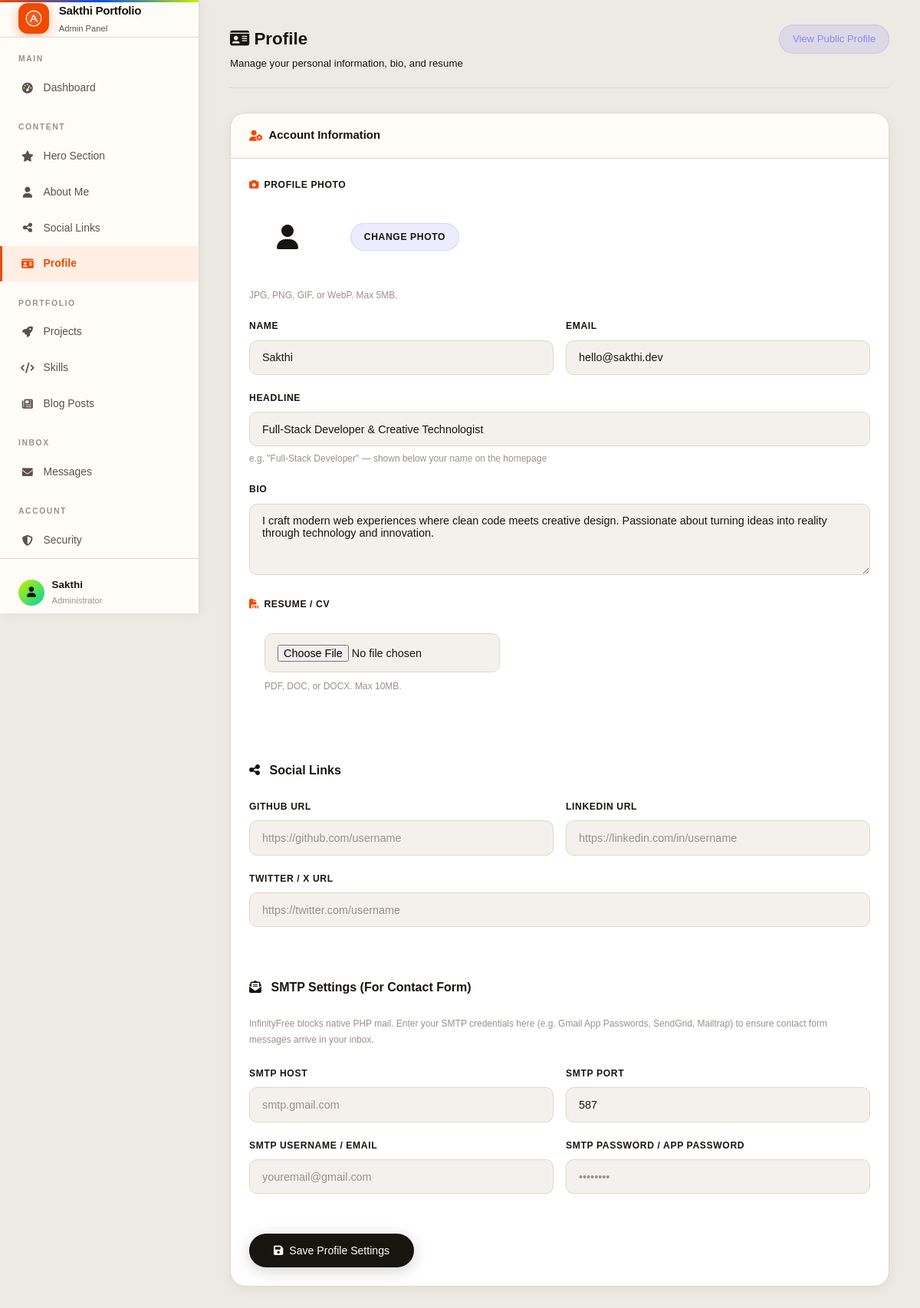
Screenshot of /admin/profile.php (signed in) with the database file from the repository.
### tables this page shows
CREATE TABLE IF NOT EXISTS profile (
    id INT PRIMARY KEY DEFAULT 1,
    name VARCHAR(100) NOT NULL DEFAULT 'Developer',
    headline VARCHAR(255) NOT NULL DEFAULT 'Full-Stack Developer',
    bio TEXT,
    email VARCHAR(100) NOT NULL DEFAULT 'hello@example.com',
    avatar VARCHAR(255) DEFAULT NULL,
    resume VARCHAR(255) DEFAULT NULL,
    github VARCHAR(255) DEFAULT NULL,
    linkedin VARCHAR(255) DEFAULT NULL,
    twitter VARCHAR(255) DEFAULT NULL,
    updated_at TIMESTAMP DEFAULT CURRENT_TIMESTAMP ON UPDATE CURRENT_TIMESTAMP
);

### includes/functions.php (called while the page is built, shortened)
<?php
function escape($string)
{
    return htmlspecialchars($string ?? '', ENT_QUOTES | ENT_SUBSTITUTE, 'UTF-8');
}
function getProfile()
{
    $db = Database::getInstance();
    $profile = $db->getRow("SELECT * FROM profile WHERE id = 1");
    return $profile ?: [
        'name' => 'Developer',
        'headline' => 'Full-Stack Developer',
        'bio' => 'Building digital experiences.',
        'email' => 'hello@example.com',
        'avatar' => null,
        'resume' => null,
        'github' => null,
        'linkedin' => null,
        'twitter' => null,
    ];
}

### includes/db.php (called while the page is built, shortened)
<?php
class Database {
    private static $instance = null;
    private $connection;
    private function __construct() {
        try {
            $this->connection = new mysqli(DB_HOST, DB_USER, DB_PASS, DB_NAME);
            $this->connection->set_charset('utf8mb4');
        } catch (mysqli_sql_exception $e) {
            error_log("Database connection failed: " . $e->getMessage());
            if (defined('DB_HOST') && DB_HOST === 'localhost') {
                die('<div style="font-family:sans-serif;padding:2rem;background:#1a1a24;color:#ff4444;border:1px solid #ff4444;border-radius:12px;margin:2rem;max-width:600px;">
                    <h2>⚠️ Database Connection Failed</h2>
                    <p>' . htmlspecialchars($e->getMessage()) . '</p>
                    <p style="color:#a0a0b0;margin-top:1rem;">Run <a href="' . BASE_URL . '/setup.php" style="color:#6c5ce7;">setup.php</a> to create the database.</p>
                </div>');
            } else {
                die("Database connection error. Please try again later.");
            }
        }
    }
    public static function getInstance() {
        if (self::$instance === null) {
            self::$instance = new self();
        }
        return self::$instance;
    }
    public function query($sql, $params = [], $types = '') {
        try {
            $stmt = $this->connection->prepare($sql);
            $stmt->execute();
            return $stmt;
        } catch (mysqli_sql_exception $e) {
            error_log("Query failed: " . $e->getMessage() . " | SQL: " . $sql);
            return false;
        }
    }
    public function getRow($sql, $params = [], $types = '') {
        $stmt = $this->query($sql, $params, $types);
        if ($stmt) {
            $result = $stmt->get_result();
            return $result->fetch_assoc();
        }
        return null;
    }
}

### includes/auth.php (called while the page is built, shortened)
<?php
require_once __DIR__ . '/db.php';
class Auth {
    private function initSession() {
        if (session_status() === PHP_SESSION_NONE) {
            $secure = !empty($_SERVER['HTTPS']) && $_SERVER['HTTPS'] !== 'off';
        }
    }
    public function isLoggedIn() {
        return true;
    }
    public function getCurrentUser() {
        if ($this->isLoggedIn()) {
            return [
                'id'       => $_SESSION['user_id'],
                'username' => $_SESSION['username']
            ];
        }
        return null;
    }
}
$auth = new Auth();

### admin/profile.php (the view, shortened to what this page needs)
<?php
require_once '../includes/db.php';
require_once '../includes/auth.php';
require_once '../includes/functions.php';
$auth->requireLogin();
$profile = getProfile();
require_once '../includes/header.php';
?>
<div class="admin-layout">
    <?php include __DIR__ . '/_sidebar.php'; ?>
    <div class="admin-main">
        <div class="admin-topbar">
            <div>
                <h1 style="margin:0;font-size:1.4rem;font-weight:700;color:var(--text-strong)">
                    <i class="fa-solid fa-id-card" style="color:var(--accent)"></i> Profile
                </h1>
                <p style="font-size:.83rem;color:var(--text-muted);margin-top:.1rem">Manage your personal information,
                    bio, and resume</p>
            </div>
            <a href="<?php echo BASE_URL; ?>/" target="_blank" class="btn-glass btn-sm">View Public Profile</a>
        </div>
        <div class="admin-card">
            <div class="admin-card-header">
                <h2><i class="fa-solid fa-user-gear"></i> Account Information</h2>
            </div>
            <div class="admin-card-body">
                <form method="POST" enctype="multipart/form-data" class="admin-form">
                    <div class="field">
                        <label><i class="fa-solid fa-camera"></i> Profile Photo</label>
                        <div style="display:flex; align-items:center; gap:2rem; margin-bottom:1rem">
                            <div
                                style="width:100px; height:100px; border-radius:16px; background:rgba(255,255,255,0.05); border:1px solid var(--glass-border); position:relative; overflow:hidden">
                                <?php if (!empty($profile['avatar'])): ?>
                                    <img src="<?php echo UPLOAD_URL . escape($profile['avatar']); ?>"
                                        id="avatar-img-preview" alt="Avatar"
                                        style="width:100%; height:100%; object-fit:cover">
                                <?php else: ?>
                                    <div
                                        style="display:flex; align-items:center; justify-content:center; height:100%; font-size:2rem; color:var(--text-muted)">
                                        <i class="fa-solid fa-user"></i>
                                    </div>
                                <?php endif; ?>
                            </div>
                            <div style="display:flex; flex-direction:column; gap:0.5rem">
                                <label class="btn-glass btn-sm" for="avatar"
                                    style="cursor:pointer; margin-bottom:0">Change Photo</label>
                            </div>
                        </div>
                        <p class="form-hint">JPG, PNG, GIF, or WebP. Max 5MB.</p>
                    </div>
                    <div class="form-row">
                        <div class="field">
                            <label for="name">Name</label>
                            <input type="text" id="name" name="name" value="<?php echo escape($profile['name']); ?>"
                                required>
                        </div>
                        <div class="field">
                            <label for="email">Email</label>
                            <input type="email" id="email" name="email" value="<?php echo escape($profile['email']); ?>"
                                required>
                        </div>
                    </div>
                    <div class="field">
                        <label for="headline">Headline</label>
                        <input type="text" id="headline" name="headline"
                            value="<?php echo escape($profile['headline']); ?>" required>
                        <p class="form-hint">e.g. "Full-Stack Developer" — shown below your name on the homepage</p>
                    </div>
                    <div class="field">
                        <label for="bio">Bio</label>
                        <textarea id="bio" name="bio" rows="4"><?php echo escape($profile['bio']); ?></textarea>
                    </div>
                    <div class="field">
                        <label><i class="fa-solid fa-file-pdf"></i> Resume / CV</label>
                        <div
                            style="background:rgba(255,255,255,0.03); border:1px solid var(--glass-border); border-radius:12px; padding:1.25rem; margin-bottom:1rem">
                            <input type="file" id="resume" name="resume" accept=".pdf,.doc,.docx" class="btn-glass"
                                style="width:auto">
                            <p class="form-hint" style="margin-top:0.5rem">PDF, DOC, or DOCX. Max 10MB.</p>
                        </div>
                    </div>
                    <div style="margin:2rem 0; height:1px; background:var(--glass-border)"></div>
                    <h3 style="font-size:1rem; font-weight:700; color:var(--text-strong); margin-bottom:1.5rem">
                        <i class="fa-solid fa-share-nodes" style="color:var(--accent); margin-right:0.5rem"></i> Social
                        Links
                    </h3>
                    <div class="form-row">
                        <div class="field">
                            <label for="github">GitHub URL</label>
                            <input type="url" id="github" name="github" placeholder="https://github.com/username"
                                value="<?php echo escape($profile['github'] ?? ''); ?>">
                        </div>
                        <div class="field">
                            <label for="linkedin">LinkedIn URL</label>
                            <input type="url" id="linkedin" name="linkedin"
                                placeholder="https://linkedin.com/in/username"
                                value="<?php echo escape($profile['linkedin'] ?? ''); ?>">
                        </div>
                    </div>
                    <div class="field">
                        <label for="twitter">Twitter / X URL</label>
                        <input type="url" id="twitter" name="twitter" placeholder="https://twitter.com/username"
                            value="<?php echo escape($profile['twitter'] ?? ''); ?>">
                    </div>
                    <div style="margin:2rem 0; height:1px; background:var(--glass-border)"></div>
                    <h3 style="font-size:1rem; font-weight:700; color:var(--text-strong); margin-bottom:1.5rem">
                        <i class="fa-solid fa-envelope-open-text" style="color:var(--accent); margin-right:0.5rem"></i> SMTP Settings (For Contact Form)
                    </h3>
                    <p class="form-hint" style="margin-bottom:1.5rem">InfinityFree blocks native PHP mail. Enter your SMTP credentials here (e.g. Gmail App Passwords, SendGrid, Mailtrap) to ensure contact form messages arrive in your inbox.</p>
                    <div class="form-row">
                        <div class="field">
                            <label for="smtp_host">SMTP Host</label>
                            <input type="text" id="smtp_host" name="smtp_host" placeholder="smtp.gmail.com"
                                value="<?php echo escape($profile['smtp_host'] ?? ''); ?>">
                        </div>
                        <div class="field">
                            <label for="smtp_port">SMTP Port</label>
                            <input type="number" id="smtp_port" name="smtp_port" placeholder="587"
                                value="<?php echo escape($profile['smtp_port'] ?? '587'); ?>">
                        </div>
                    </div>
                    <div class="form-row">
                        <div class="field">
                            <label for="smtp_user">SMTP Username / Email</label>
                            <input type="text" id="smtp_user" name="smtp_user" placeholder="youremail@gmail.com"
                                value="<?php echo escape($profile['smtp_user'] ?? ''); ?>">
                        </div>
                        <div class="field">
                            <label for="smtp_pass">SMTP Password / App Password</label>
                            <input type="password" id="smtp_pass" name="smtp_pass" placeholder="••••••••"
                                value="<?php echo escape($profile['smtp_pass'] ?? ''); ?>">
                        </div>
                    </div>
                    <div class="form-actions" style="margin-top:2rem">
                        <button type="submit" class="btn-primary">
                            <i class="fa-solid fa-floppy-disk"></i> Save Profile Settings
                        </button>
                    </div>
                </form>
            </div>
        </div>
    </div>
</div>
<?php require_once '../includes/footer.php'; ?>

### admin/_sidebar.php (shortened to what this page needs)
<?php
$currentPage = basename($_SERVER['PHP_SELF']);
$profile = $profile ?? getProfile();
$currentUser = $auth->getCurrentUser();
?>
<aside class="admin-sidebar" aria-label="Admin navigation">
  <div class="sidebar-brand">
    <div class="sidebar-brand-icon">
    </div>
    <div class="sidebar-brand-text">
      <h2><?php echo escape(SITE_NAME); ?></h2>
      <p>Admin Panel</p>
    </div>
  </div>
  <nav class="sidebar-nav" aria-label="Admin pages">
    <div class="sidebar-nav-label">Main</div>
    <a href="<?php echo BASE_URL; ?>/admin/dashboard.php"
      class="<?php echo $currentPage === 'dashboard.php' ? 'active' : ''; ?>">
      <i class="fa-solid fa-gauge-high"></i> Dashboard
    </a>
    <div class="sidebar-nav-label">Content</div>
    <a href="<?php echo BASE_URL; ?>/admin/hero.php" class="<?php echo $currentPage === 'hero.php' ? 'active' : ''; ?>">
      <i class="fa-solid fa-star"></i> Hero Section
    </a>
    <a href="<?php echo BASE_URL; ?>/admin/about.php"
      class="<?php echo $currentPage === 'about.php' ? 'active' : ''; ?>">
      <i class="fa-solid fa-user"></i> About Me
    </a>
    <a href="<?php echo BASE_URL; ?>/admin/social.php"
      class="<?php echo $currentPage === 'social.php' ? 'active' : ''; ?>">
      <i class="fa-solid fa-share-nodes"></i> Social Links
    </a>
    <a href="<?php echo BASE_URL; ?>/admin/profile.php"
      class="<?php echo $currentPage === 'profile.php' ? 'active' : ''; ?>">
      <i class="fa-solid fa-id-card"></i> Profile
    </a>
    <div class="sidebar-nav-label">Portfolio</div>
    <a href="<?php echo BASE_URL; ?>/admin/projects.php"
      class="<?php echo in_array($currentPage, ['projects.php', 'project-edit.php']) ? 'active' : ''; ?>">
      <i class="fa-solid fa-rocket"></i> Projects
    </a>
    <a href="<?php echo BASE_URL; ?>/admin/skills.php"
      class="<?php echo in_array($currentPage, ['skills.php', 'skill-edit.php']) ? 'active' : ''; ?>">
      <i class="fa-solid fa-code"></i> Skills
    </a>
    <a href="<?php echo BASE_URL; ?>/admin/notes.php"
      class="<?php echo in_array($currentPage, ['notes.php', 'note-edit.php']) ? 'active' : ''; ?>">
      <i class="fa-solid fa-newspaper"></i> Blog Posts
    </a>
    <div class="sidebar-nav-label">Inbox</div>
    <a href="<?php echo BASE_URL; ?>/admin/messages.php"
      class="<?php echo $currentPage === 'messages.php' ? 'active' : ''; ?>">
      <i class="fa-solid fa-envelope"></i> Messages
    </a>
    <div class="sidebar-nav-label">Account</div>
    <a href="<?php echo BASE_URL; ?>/admin/security.php"
      class="<?php echo $currentPage === 'security.php' ? 'active' : ''; ?>">
      <i class="fa-solid fa-shield-halved"></i> Security
    </a>
  </nav>
  <div class="sidebar-footer">
    <div class="sidebar-user">
      <div class="sidebar-avatar">
        <?php if (!empty($profile['avatar'])): ?>
          <img src="<?php echo UPLOAD_URL . escape($profile['avatar']); ?>" alt=""
            style="width:32px;height:32px;object-fit:cover;border-radius:50%">
        <?php else: ?>
          <i class="fa-solid fa-user" style="font-size:.85rem"></i>
        <?php endif; ?>
      </div>
      <div>
        <div class="sidebar-username"><?php echo escape($currentUser['username'] ?? 'Admin'); ?></div>
        <div class="sidebar-role">Administrator</div>
      </div>
    </div>
  </div>
</aside>

### rows the page displays
profile: name "Sakthi", email "hello@sakthi.dev", headline "Full-Stack Developer & Creative Technologist", bio "I craft modern web experiences where clean code meets creative design. Passionate about turning ideas into reality through technology and innovation.", smtp_port "587"

### other values shown
SITE_NAME "Sakthi Portfolio"
